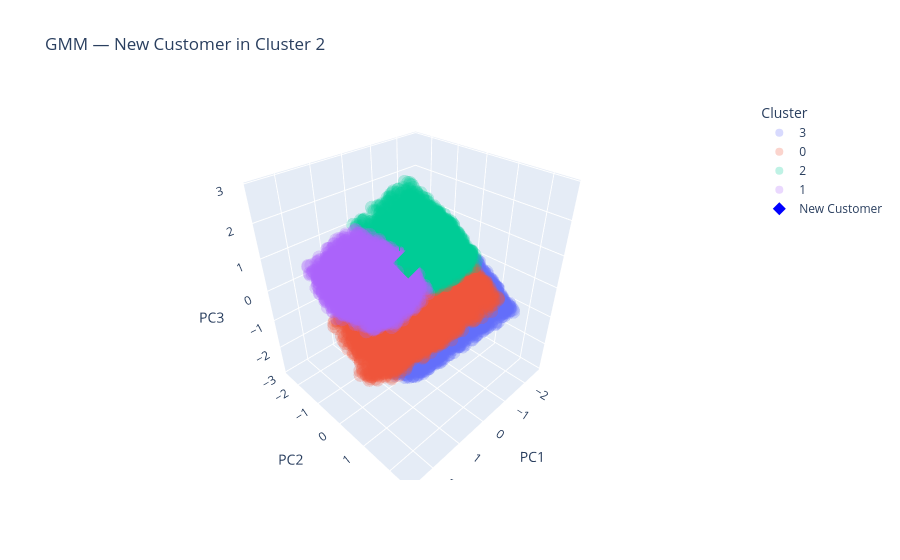

The notebook cell this image was saved under:
### Code cell
from mpl_toolkits.mplot3d import Axes3D
from sklearn.decomposition import PCA
import matplotlib.pyplot as plt
import seaborn as sns
import plotly.express as px
import pandas as pd

# ============================================================
#  PCA for 3D visualization only
# ============================================================
pca_3d = PCA(n_components=3)

X_3d = pca_3d.fit_transform(X_scaled)
new_3d = pca_3d.transform(new_customer_scaled)

# ============================================================
#  3D PLOT
# ============================================================
fig = plt.figure(figsize=(12, 8))
ax = fig.add_subplot(111, projection='3d')

palette = sns.color_palette('tab10', n_clusters)

for c in range(n_clusters):
    mask = cluster_labels == c

    alpha = 0.20 if c == predicted_cluster else 0.07
    size = 12 if c == predicted_cluster else 8

    ax.scatter(
        X_3d[mask, 0],
        X_3d[mask, 1],
        X_3d[mask, 2],
        color=palette[c],
        alpha=alpha,
        s=size,
        label=f'Cluster {c}' if c != predicted_cluster else f'Cluster {c} ← YOU',
        depthshade=False
    )

ax.scatter(
    new_3d[0, 0],
    new_3d[0, 1],
    new_3d[0, 2],
    marker='*',
    s=900,
    c='blue',
    edgecolors='black',
    linewidths=2.0,
    label='New Customer',
    depthshade=False
)

ax.text(
    new_3d[0, 0],
    new_3d[0, 1],
    new_3d[0, 2],
    '  YOU',
    color='black',
    fontsize=10,
    fontweight='bold'
)

ax.set_title(f'GMM — New Customer in Cluster {predicted_cluster}', fontsize=14, fontweight='bold')
ax.set_xlabel('PC1')
ax.set_ylabel('PC2')
ax.set_zlabel('PC3')

ax.legend(loc='best', fontsize=8)
plt.tight_layout()
plt.show()

df_plot = pd.DataFrame({
    'PC1': X_3d[:, 0],
    'PC2': X_3d[:, 1],
    'PC3': X_3d[:, 2],
    'Cluster': cluster_labels.astype(str)
})

fig = px.scatter_3d(
    df_plot,
    x='PC1',
    y='PC2',
    z='PC3',
    color='Cluster',
    opacity=0.25,
    title=f'GMM — New Customer in Cluster {predicted_cluster}'
)

fig.add_scatter3d(
    x=[new_3d[0, 0]],
    y=[new_3d[0, 1]],
    z=[new_3d[0, 2]],
    mode='markers+text',
    text=['YOU'],
    textposition='top center',
    marker=dict(size=10, color='blue', symbol='diamond'),
    name='New Customer'
)

fig.show()

### Figure 1 — Plotly figure (JSON) as saved in the notebook; plotly's stock layout.template omitted (floating-point values rounded to 4 significant figures; data arrays with more than 128 entries replaced by an {"elided": "..."} marker saying what was removed)
{"data": [{"hovertemplate": "Cluster=3<br>PC1=%{x}<br>PC2=%{y}<br>PC3=%{z}<extra></extra>", "legendgroup": "3", "marker": {"color": "#636efa", "opacity": 0.25, "symbol": "circle"}, "mode": "markers", "name": "3", "scene": "scene", "showlegend": true, "type": "scatter3d", "x": {"elided": "3770 float values"}, "y": {"elided": "3770 float values"}, "z": {"elided": "3770 float values"}}, {"hovertemplate": "Cluster=0<br>PC1=%{x}<br>PC2=%{y}<br>PC3=%{z}<extra></extra>", "legendgroup": "0", "marker": {"color": "#EF553B", "opacity": 0.25, "symbol": "circle"}, "mode": "markers", "name": "0", "scene": "scene", "showlegend": true, "type": "scatter3d", "x": {"elided": "3844 float values"}, "y": {"elided": "3844 float values"}, "z": {"elided": "3844 float values"}}, {"hovertemplate": "Cluster=2<br>PC1=%{x}<br>PC2=%{y}<br>PC3=%{z}<extra></extra>", "legendgroup": "2", "marker": {"color": "#00cc96", "opacity": 0.25, "symbol": "circle"}, "mode": "markers", "name": "2", "scene": "scene", "showlegend": true, "type": "scatter3d", "x": {"elided": "3726 float values"}, "y": {"elided": "3726 float values"}, "z": {"elided": "3726 float values"}}, {"hovertemplate": "Cluster=1<br>PC1=%{x}<br>PC2=%{y}<br>PC3=%{z}<extra></extra>", "legendgroup": "1", "marker": {"color": "#ab63fa", "opacity": 0.25, "symbol": "circle"}, "mode": "markers", "name": "1", "scene": "scene", "showlegend": true, "type": "scatter3d", "x": {"elided": "3739 float values"}, "y": {"elided": "3739 float values"}, "z": {"elided": "3739 float values"}}, {"marker": {"color": "blue", "size": 10, "symbol": "diamond"}, "mode": "markers+text", "name": "New Customer", "text": ["YOU"], "textposition": "top center", "type": "scatter3d", "x": [-0.1066], "y": [-0.2991], "z": [0.6373]}], "layout": {"legend": {"title": {"text": "Cluster"}, "tracegroupgap": 0}, "scene": {"domain": {"x": [0, 1], "y": [0, 1]}, "xaxis": {"title": {"text": "PC1"}}, "yaxis": {"title": {"text": "PC2"}}, "zaxis": {"title": {"text": "PC3"}}}, "title": {"text": "GMM — New Customer in Cluster 2"}}}
